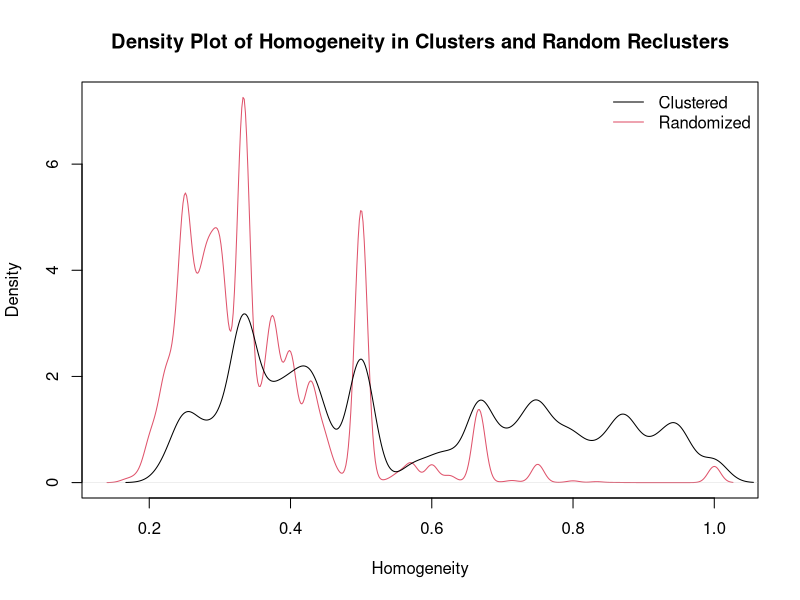

This chart was generated by the following R code:

# For graphing frequency data
setwd("/Users/christophermcallester/Documents/Personal Organization/Research/Thesis Code/TFCluster")
homogeneities = read.table("homogDensity.txt", sep = ",", header = T)

homDensity = density(homogeneities$Clustered, freq = F)
randDensity = density(homogeneities$Randomized, freq = F)

plot(randDensity,col=2,main="Density Plot of Homogeneity in Clusters and Random Reclusters",xlab="Homogeneity",ylab="Density")
points(homDensity,type='l')
legend("topright",c("Clustered","Randomized"), pch="",lty=1,col=c(1,2),bty="n")
